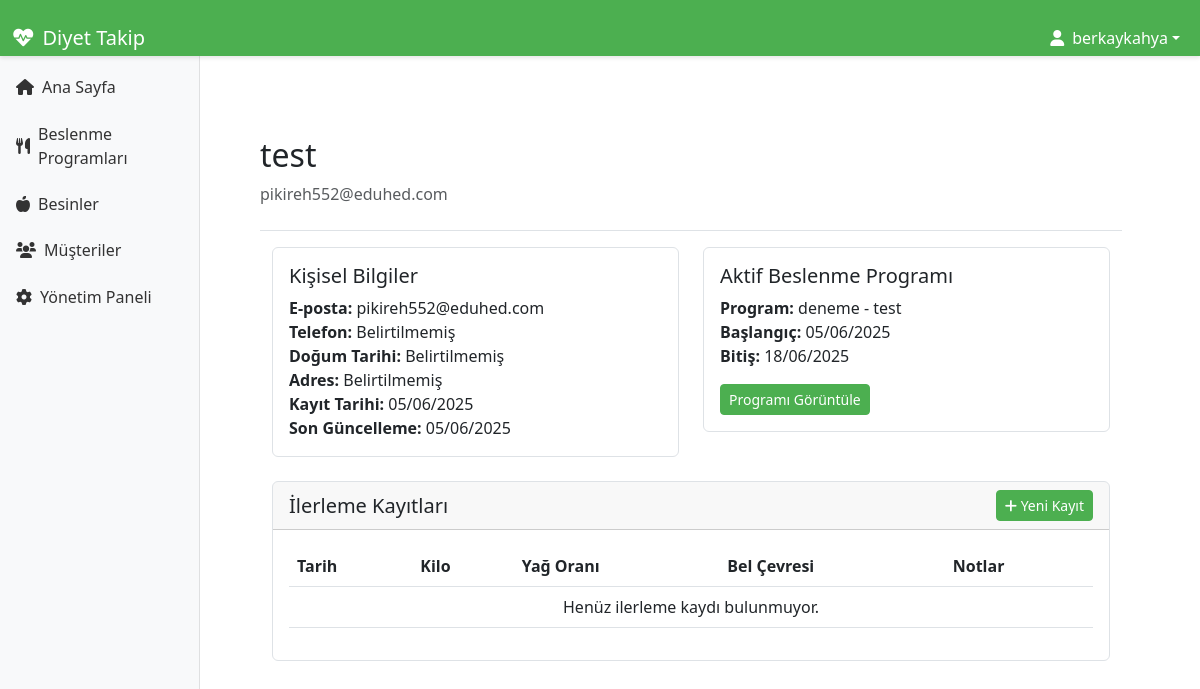
The app's page /clients/1/ (signed in) with its own data.
### accounts/models.py (models this page shows, shortened)
class CustomUser(AbstractUser):
    USER_TYPE_CHOICES = (
        ('dietitian', 'Diyetisyen'),
        ('client', 'Müşteri'),
    )
    user_type = models.CharField(max_length=10, choices=USER_TYPE_CHOICES)
    phone_number = models.CharField(max_length=20, blank=True, null=True)

### clients/models.py (models this page shows, shortened)
class Client(models.Model):
    user = models.OneToOneField(settings.AUTH_USER_MODEL, on_delete=models.CASCADE)
    phone = models.CharField(max_length=20, blank=True, null=True)
    birth_date = models.DateField(blank=True, null=True)
    address = models.TextField(blank=True, null=True)
    created_at = models.DateTimeField(auto_now_add=True)
    updated_at = models.DateTimeField(auto_now=True)
    class Meta:
        verbose_name = "Müşteri"
        verbose_name_plural = "Müşteriler"
    @property
    def plans(self):
        from plans.models import Plan
        return Plan.objects.filter(client=self)

### plans/models.py (models this page shows, shortened)
class Plan(models.Model):
    program = models.ForeignKey(NutritionProgram, on_delete=models.CASCADE, related_name='original_plans')
    program_copy = models.ForeignKey(NutritionProgram, on_delete=models.CASCADE, related_name='copied_plans', null=True, blank=True)
    client = models.ForeignKey('clients.Client', on_delete=models.CASCADE)
    start_date = models.DateField()
    end_date = models.DateField()
    is_active = models.BooleanField(default=True)
    status = models.CharField(max_length=20, choices=[
        ('active', 'Aktif'),
        ('completed', 'Tamamlandı'),
        ('cancelled', 'İptal Edildi')
    ], default='active')
    created_at = models.DateTimeField(auto_now_add=True)
    updated_at = models.DateTimeField(auto_now=True)
    class Meta:
        verbose_name = 'Plan'
        verbose_name_plural = 'Planlar'

class NutritionProgram(models.Model):
    title = models.CharField(max_length=200)
    description = models.TextField()
    diet_type = models.CharField(max_length=50)
    total_days = models.IntegerField()
    is_active = models.BooleanField(default=True)
    is_copy = models.BooleanField(default=False, verbose_name="Kopya Program")
    created_at = models.DateTimeField(auto_now_add=True)
    updated_at = models.DateTimeField(auto_now=True)
    class Meta:
        verbose_name = 'Beslenme Programı'
        verbose_name_plural = 'Beslenme Programları'

### clients/views.py (the view)
# urls.py: path('<int:client_id>/', views.client_detail, name='client_detail'),
@login_required
@user_passes_test(is_admin)
def client_detail(request, client_id):
    client = get_object_or_404(Client, id=client_id)
    active_plan = client.plans.filter(is_active=True).first()
    if request.method == 'POST':
        form = ProgressRecordForm(request.POST)
        if form.is_valid():
            progress_record = form.save(commit=False)
            progress_record.client = client
            progress_record.save()
            messages.success(request, 'İlerleme kaydı başarıyla eklendi.')
            return redirect('clients:client_detail', client_id=client.id)
    else:
        form = ProgressRecordForm()
    context = {
        'client': client,
        'form': form,
        'active_plan': active_plan,
    }
    return render(request, 'clients/client_detail.html', context)

### clients/views.py (called while the page is built)
def is_admin(user):
    return user.is_staff

### templates/clients/client_detail.html (shortened to what this page needs)
{% extends 'base.html' %}
{% load static %}
{% block extra_css %}
<link rel="stylesheet" href="{% static 'css/sidebar.css' %}">
{% endblock %}
{% block content %}
<div class="container-fluid">
    <div class="row">
        {% include 'includes/sidebar.html' %}
        <main class="col-md-9 ms-sm-auto col-lg-10 px-md-4">
            <div class="d-flex justify-content-between flex-wrap flex-md-nowrap align-items-center pt-3 pb-2 mb-3 border-bottom">
                <div>
                    <h1 class="h2">{{ client.user.get_full_name|default:client.user.username }}</h1>
                    <p class="text-muted">{{ client.user.email }}</p>
                </div>
            </div>
            <div class="row">
                <div class="col-md-6">
                    <div class="card mb-4">
                        <div class="card-body">
                            <h5 class="card-title">Kişisel Bilgiler</h5>
                            <p class="card-text">
                                <strong>E-posta:</strong> {{ client.user.email }}<br>
                                <strong>Telefon:</strong> {{ client.phone|default:"Belirtilmemiş" }}<br>
                                <strong>Doğum Tarihi:</strong> {{ client.birth_date|date:"d/m/Y"|default:"Belirtilmemiş" }}<br>
                                <strong>Adres:</strong> {{ client.address|default:"Belirtilmemiş" }}<br>
                                <strong>Kayıt Tarihi:</strong> {{ client.created_at|date:"d/m/Y" }}<br>
                                <strong>Son Güncelleme:</strong> {{ client.updated_at|date:"d/m/Y" }}
                            </p>
                        </div>
                    </div>
                </div>
                <div class="col-md-6">
                    <div class="card mb-4">
                        <div class="card-body">
                            <h5 class="card-title">Aktif Beslenme Programı</h5>
                            {% if active_plan %}
                                <p class="card-text">
                                    <strong>Program:</strong> {{ active_plan.program_copy.title }}<br>
                                    <strong>Başlangıç:</strong> {{ active_plan.start_date|date:"d/m/Y" }}<br>
                                    <strong>Bitiş:</strong> {{ active_plan.end_date|date:"d/m/Y" }}
                                </p>
                                <a href="{% url 'plans:nutrition_plan_detail' active_plan.program_copy.id %}" class="btn btn-primary btn-sm">
                                    Programı Görüntüle
                                </a>
                            {% else %}
                                <p class="card-text text-muted">Aktif beslenme programı bulunmuyor.</p>
                            {% endif %}
                        </div>
                    </div>
                </div>
            </div>
            <div class="row">
                <div class="col-12">
                    <div class="card">
                        <div class="card-header d-flex justify-content-between align-items-center">
                            <h5 class="mb-0">İlerleme Kayıtları</h5>
                            <button type="button" class="btn btn-primary btn-sm" data-bs-toggle="modal" data-bs-target="#newProgressModal">
                                <i class="fas fa-plus"></i> Yeni Kayıt
                            </button>
                        </div>
                        <div class="card-body">
                            <div class="table-responsive">
                                <table class="table table-hover">
                                    <thead>
                                        <tr>
                                            <th>Tarih</th>
                                            <th>Kilo</th>
                                            <th>Yağ Oranı</th>
                                            <th>Bel Çevresi</th>
                                            <th>Notlar</th>
                                        </tr>
                                    </thead>
                                    <tbody>
                                        {% for record in client.progress_records.all %}
                                        <tr>
                                            <td>{{ record.date|date:"d/m/Y" }}</td>
                                            <td>{{ record.weight }} kg</td>
                                            <td>{{ record.body_fat|default:"-" }}%</td>
                                            <td>{{ record.waist|default:"-" }} cm</td>
                                            <td>{{ record.notes|default:"-" }}</td>
                                        </tr>
                                        {% empty %}
                                        <tr>
                                            <td colspan="5" class="text-center">Henüz ilerleme kaydı bulunmuyor.</td>
                                        </tr>
                                        {% endfor %}
                                    </tbody>
                                </table>
                            </div>
                        </div>
                    </div>
                </div>
            </div>
        </main>
    </div>
</div>
{% endblock %}

### templates/base.html (shortened to what this page needs)
{% load static %}
<!DOCTYPE html>
<html lang="tr">
<head>
    <link href="https://cdn.jsdelivr.net/npm/bootstrap@5.3.0/dist/css/bootstrap.min.css" rel="stylesheet">
    <link href="https://cdnjs.cloudflare.com/ajax/libs/font-awesome/6.0.0/css/all.min.css" rel="stylesheet">
    <link href="{% static '/css/style.css' %}" rel="stylesheet">
    {% block extra_css %}{% endblock %}
</head>
<body>
    <nav class="navbar navbar-expand-lg navbar-dark fixed-top">
        <div class="container-fluid">
            <a class="navbar-brand" href="{% url 'home' %}">
                <i class="fas fa-heartbeat"></i> Diyet Takip
            </a>
            <div class="collapse navbar-collapse" id="navbarNav">
                <ul class="navbar-nav ms-auto">
                    {% if user.is_authenticated %}
                    <li class="nav-item dropdown">
                        <a class="nav-link dropdown-toggle" href="#" id="navbarDropdown" role="button" data-bs-toggle="dropdown">
                            <i class="fas fa-user"></i> {{ user.get_full_name|default:user.username }}
                        </a>
                    </li>
                    {% endif %}
                </ul>
            </div>
        </div>
    </nav>
    <div class="messages-container">
    </div>
    <div class="container py-4">
        {% block content %}{% endblock %}
    </div>
</body>
</html>

### static/css/style.css (style rules this page uses)
:root { --primary-color: #4CAF50; --primary-hover: #45a049; --secondary-color: #f8f9fa; --text-color: #333333; --light-gray: #e9ecef; --border-color: #dee2e6; }
:root { --bs-primary: var(--primary-color); --bs-primary-rgb: 76, 175, 80; --bs-primary-hover: var(--primary-hover); --bs-primary-hover-rgb: 69, 160, 73; }
.navbar { height: 56px; z-index: 1030; display: flex; align-items: center; background-color: var(--primary-color) !important; box-shadow: 0 2px 4px rgba(0,0,0,0.1); }
.navbar-brand { display: flex; align-items: center; font-size: 1.25rem; padding: 0; color: white !important; }
.navbar-brand i { margin-right: 0.5rem; }
.navbar-nav { display: flex; align-items: center; }
.nav-link { display: flex; align-items: center; padding: 0.5rem 1rem; color: white !important; }
.nav-link i { margin-right: 0.5rem; }
main { margin-top: 76px; padding-top: 20px; min-height: calc(100vh - 56px); }
.card { transition: transform 0.2s; margin-bottom: 1rem; border-color: var(--border-color); }
.btn-primary { background-color: var(--primary-color) !important; border-color: var(--primary-color) !important; }
.container-fluid { padding-top: 20px; }
.row { margin-right: 0; margin-left: 0; }
body { padding-top: 56px; }
.messages-container { position: fixed; top: 56px; left: 0; right: 0; z-index: 1030; padding: 1rem; pointer-events: none; }

### static/css/sidebar.css (style rules this page uses)
main { margin-top: 48px; }

### records on screen
CustomUser: get_full_name "berkaykahya"
Client: user.get_full_name "test", user.email "pikireh552@eduhed.com", phone "Belirtilmemiş", birth_date "Belirtilmemiş", address "Belirtilmemiş", created_at "05/06/2025", updated_at "05/06/2025"
Plan: program_copy "deneme - test", start_date "05/06/2025", end_date "18/06/2025"
